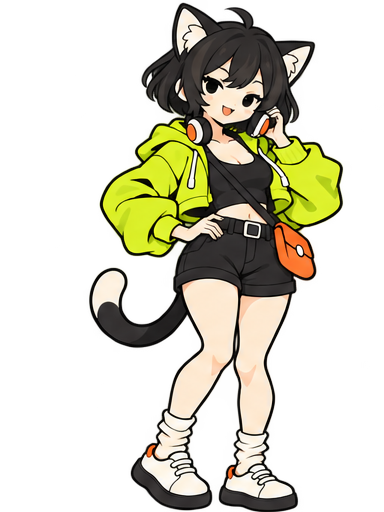
#> input picture creative/character/legacy-exports/idle-v4/frame-0.webp, 384 x 512 px; its folder holds 4 pictures in this run
$ python align-mochi-idle.py
#> lines starting #> are read from the running program, lines starting #| are printed output that depends on the picture
"""Register drawn idle frames horizontally to neutral hair/shoe anchors."""
from PIL import Image
import numpy as np
from pathlib import Path
folder=Path(__file__).resolve().parents[1]/'character/legacy-exports/idle-v4'
frames=[Image.open(folder/f'frame-{i}.webp').convert('RGBA') for i in range(8)]
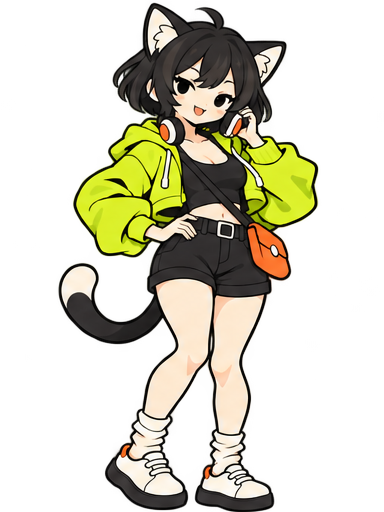
#> input picture creative/character/legacy-exports/idle-v4/frame-1.webp, 384 x 512 px
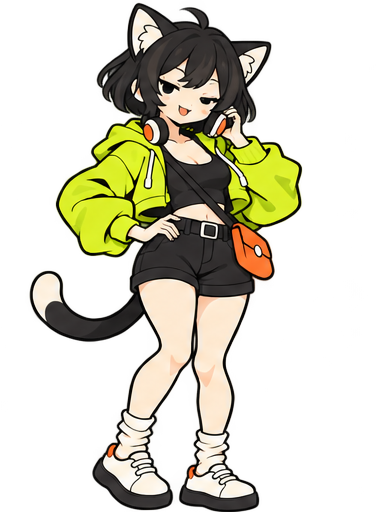
#> input picture creative/character/legacy-exports/idle-v4/frame-2.webp, 384 x 512 px
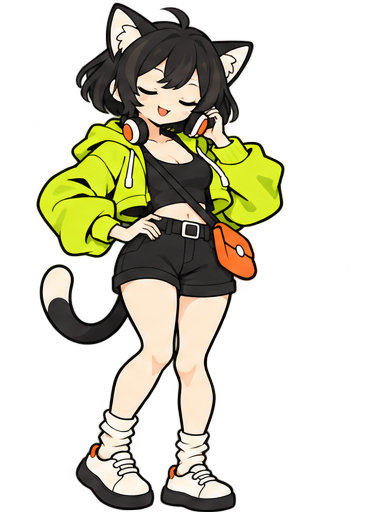
#> input picture creative/character/legacy-exports/idle-v4/frame-3.webp, 384 x 512 px
#> (the run stopped early here; a loop or call above may not have finished)
